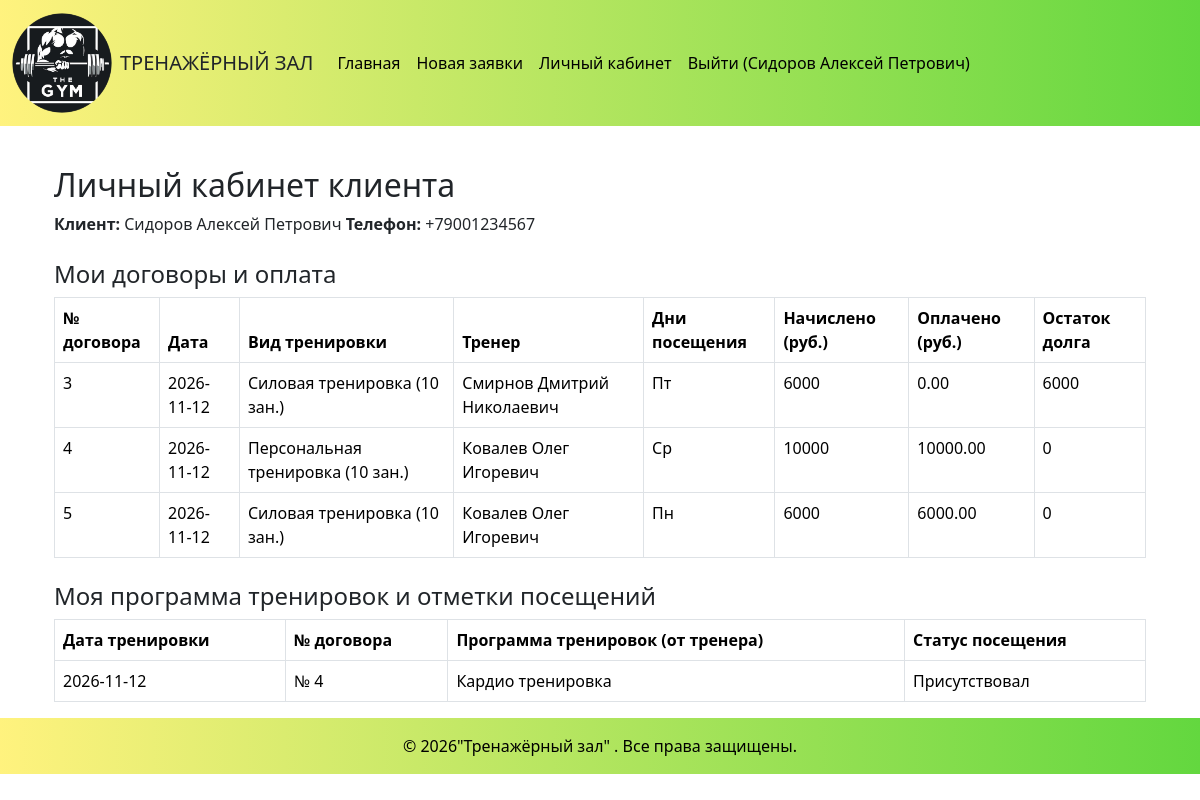
Screenshot of /client.php (signed in) with the database file from the repository.
### tables this page shows
CREATE TABLE `user` (
  `id` int(11) NOT NULL,
  `fio` varchar(150) NOT NULL,
  `login` varchar(50) NOT NULL,
  `password` varchar(100) NOT NULL,
  `role` enum('директор','регистратор','бухгалтер','тренер','клиент') NOT NULL,
  `email` varchar(100) DEFAULT NULL,
  `phone` varchar(20) DEFAULT NULL
);

CREATE TABLE `contracts` (
  `id` int(11) NOT NULL,
  `contract_date` date NOT NULL,
  `client_id` int(11) NOT NULL,
  `trainer_id` int(11) NOT NULL,
  `workout_type_id` int(11) NOT NULL,
  `visit_days` varchar(100) NOT NULL,
  `total_workouts` int(11) NOT NULL,
  `paid_amount` decimal(10,2) NOT NULL DEFAULT '0.00'
);

CREATE TABLE `workout_types` (
  `id` int(11) NOT NULL,
  `title` varchar(100) NOT NULL,
  `price` decimal(10,2) NOT NULL,
  `img` varchar(255) DEFAULT NULL,
  `price_factor` decimal(4,2) NOT NULL DEFAULT '0.30'
);

CREATE TABLE `visits` (
  `id` int(11) NOT NULL,
  `contract_id` int(11) NOT NULL,
  `visit_date` date NOT NULL,
  `program` text,
  `attended` tinyint(1) NOT NULL DEFAULT '1'
);

### client.php (the view, shortened to what this page needs)
<?php
include 'temp/bd.php';
include 'temp/head.php';
include 'temp/nav_client.php';
$client_id = isset($_SESSION['id']) ? $_SESSION['id'] : (isset($_SESSION['user_id']) ? $_SESSION['user_id'] : 0);
if ($client_id == 0 && isset($_SESSION['fio'])) {
    $q = mysqli_query($mysqli, "SELECT id FROM user WHERE fio = '{$_SESSION['fio']}'");
    if ($r = mysqli_fetch_assoc($q)) $client_id = $r['id'];
}
?>
<div class="container mt-4">
    <h2>Личный кабинет клиента</h2>
    <?php
    $res = mysqli_query($mysqli, "SELECT fio, phone, email FROM user WHERE id = '$client_id'");
    if ($row = mysqli_fetch_assoc($res)) {
        echo "<p><b>Клиент:</b> {$row['fio']}  <b>Телефон:</b> {$row['phone']}</p>";
    }
    ?>
    <h4 class="mt-4">Мои договоры и оплата</h4>
    <table class="table table-bordered">
        <thead>
            <tr>
                <th>№ договора</th>
                <th>Дата</th>
                <th>Вид тренировки</th>
                <th>Тренер</th>
                <th>Дни посещения</th>
                <th>Начислено (руб.)</th>
                <th>Оплачено (руб.)</th>
                <th>Остаток долга</th>
            </tr>
        </thead>
        <tbody>
            <?php
            $sql = "SELECT c.id, c.contract_date, c.visit_days, c.total_workouts, c.paid_amount,
                           wt.title AS workout_title, wt.price, u.fio AS trainer_fio
                    FROM contracts c
                    JOIN workout_types wt ON c.workout_type_id = wt.id
                    JOIN user u ON c.trainer_id = u.id
                    WHERE c.client_id = '$client_id'";
            $res = mysqli_query($mysqli, $sql);
            while ($row = mysqli_fetch_assoc($res)) {
                $accrued = $row['total_workouts'] * $row['price'];
                $debt = $accrued - $row['paid_amount'];
                echo "<tr>
                    <td>{$row['id']}</td>
                    <td>{$row['contract_date']}</td>
                    <td>{$row['workout_title']} ({$row['total_workouts']} зан.)</td>
                    <td>{$row['trainer_fio']}</td>
                    <td>{$row['visit_days']}</td>
                    <td>{$accrued}</td>
                    <td>{$row['paid_amount']}</td>
                    <td>{$debt}</td>
                </tr>";
            }
            ?>
        </tbody>
    </table>
    <h4 class="mt-4">Моя программа тренировок и отметки посещений</h4>
    <table class="table table-bordered">
        <thead>
            <tr>
                <th>Дата тренировки</th>
                <th>№ договора</th>
                <th>Программа тренировок (от тренера)</th>
                <th>Статус посещения</th>
            </tr>
        </thead>
        <tbody>
            <?php
            $v_sql = "SELECT v.visit_date, v.contract_id, v.program, v.attended
                      FROM visits v
                      JOIN contracts c ON v.contract_id = c.id
                      WHERE c.client_id = '$client_id'
                      ORDER BY v.visit_date DESC";
            $v_res = mysqli_query($mysqli, $v_sql);
            while ($v_row = mysqli_fetch_assoc($v_res)) {
                $status = $v_row['attended'] == 1 ? "Присутствовал" : "Пропуск";
                echo "<tr>
                    <td>{$v_row['visit_date']}</td>
                    <td>№ {$v_row['contract_id']}</td>
                    <td>{$v_row['program']}</td>
                    <td>{$status}</td>
                </tr>";
            }
            ?>
        </tbody>
    </table>
</div>
<?php include 'temp/footer.php'; ?>

### css/style.css (style rules this page uses)
* { margin: 0; box-sizing: border-box; }

### rows the page displays
user: fio "Сидоров Алексей Петрович", phone "+79001234567"
contracts: id "3", contract_date "2026-11-12", workout_type.title "Силовая тренировка", total_workouts "10", trainer.fio "Смирнов Дмитрий Николаевич", visit_days "Пт", total_workouts.price "6000", paid_amount "0.00", debt "6000"
contracts: id "4", contract_date "2026-11-12", workout_type.title "Персональная тренировка", total_workouts "10", trainer.fio "Ковалев Олег Игоревич", visit_days "Ср", total_workouts.price "10000", paid_amount "10000.00", debt "0"
contracts: id "5", contract_date "2026-11-12", workout_type.title "Силовая тренировка", total_workouts "10", trainer.fio "Ковалев Олег Игоревич", visit_days "Пн", total_workouts.price "6000", paid_amount "6000.00", debt "0"
visits: visit_date "2026-11-12", contract "4", program "Кардио тренировка", attended "Присутствовал"

### other values shown
$_SESSION['fio'] "Сидоров Алексей Петрович"
